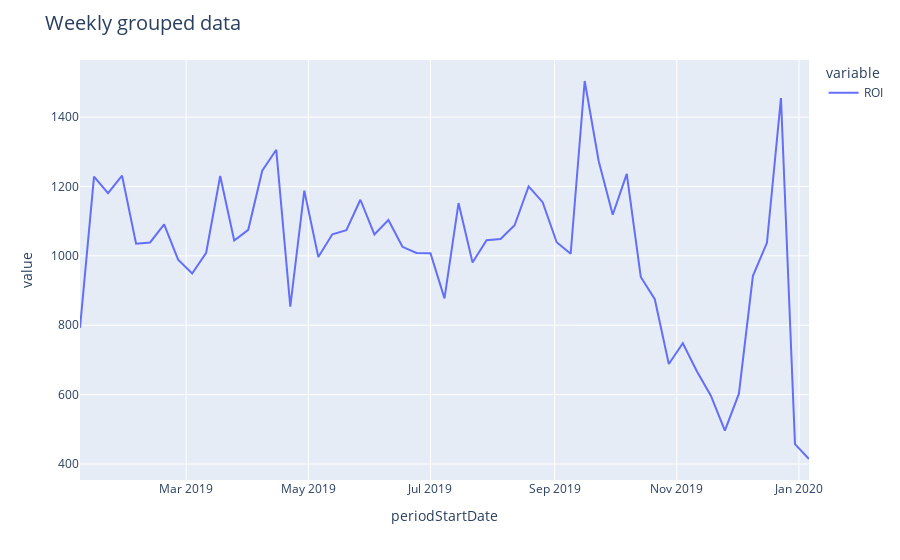

Notebook cell for this chart:
### Code cell
fig6 = group_data_w.plot(group_data_w, x = group_data_w.index, y = ['ROI'])
fig6.update_layout(title_text="Weekly grouped data", title_font=dict(size=20))
fig6.update_layout(uniformtext_minsize=16, uniformtext_mode='hide')
fig6.show()

### Figure 1 — Plotly figure (JSON) as saved in the notebook; plotly's stock layout.template omitted (floating-point values rounded to 4 significant figures)
{"data": [{"hovertemplate": "variable=ROI<br>periodStartDate=%{x}<br>value=%{y}<extra></extra>", "legendgroup": "ROI", "line": {"color": "#636efa", "dash": "solid"}, "mode": "lines", "name": "ROI", "orientation": "v", "showlegend": true, "type": "scatter", "x": ["2019-01-07T00:00:00", "2019-01-14T00:00:00", "2019-01-21T00:00:00", "2019-01-28T00:00:00", "2019-02-04T00:00:00", "2019-02-11T00:00:00", "2019-02-18T00:00:00", "2019-02-25T00:00:00", "2019-03-04T00:00:00", "2019-03-11T00:00:00", "2019-03-18T00:00:00", "2019-03-25T00:00:00", "2019-04-01T00:00:00", "2019-04-08T00:00:00", "2019-04-15T00:00:00", "2019-04-22T00:00:00", "2019-04-29T00:00:00", "2019-05-06T00:00:00", "2019-05-13T00:00:00", "2019-05-20T00:00:00", "2019-05-27T00:00:00", "2019-06-03T00:00:00", "2019-06-10T00:00:00", "2019-06-17T00:00:00", "2019-06-24T00:00:00", "2019-07-01T00:00:00", "2019-07-08T00:00:00", "2019-07-15T00:00:00", "2019-07-22T00:00:00", "2019-07-29T00:00:00", "2019-08-05T00:00:00", "2019-08-12T00:00:00", "2019-08-19T00:00:00", "2019-08-26T00:00:00", "2019-09-02T00:00:00", "2019-09-09T00:00:00", "2019-09-16T00:00:00", "2019-09-23T00:00:00", "2019-09-30T00:00:00", "2019-10-07T00:00:00", "2019-10-14T00:00:00", "2019-10-21T00:00:00", "2019-10-28T00:00:00", "2019-11-04T00:00:00", "2019-11-11T00:00:00", "2019-11-18T00:00:00", "2019-11-25T00:00:00", "2019-12-02T00:00:00", "2019-12-09T00:00:00", "2019-12-16T00:00:00", "2019-12-23T00:00:00", "2019-12-30T00:00:00", "2020-01-06T00:00:00"], "xaxis": "x", "y": [792.5, 1228.0, 1180.0, 1231.0, 1035.0, 1039.0, 1091.0, 988.7, 949.0, 1009.0, 1230.0, 1044.0, 1075.0, 1245.0, 1306.0, 853.6, 1188.0, 996.5, 1062.0, 1074.0, 1162.0, 1061.0, 1103.0, 1026.0, 1008.0, 1008.0, 877.3, 1152.0, 980.8, 1045.0, 1049.0, 1088.0, 1200.0, 1155.0, 1039.0, 1006.0, 1504.0, 1273.0, 1119.0, 1236.0, 939.1, 874.9, 688.1, 747.9, 667.3, 596.8, 496.0, 602.7, 942.5, 1037.0, 1455.0, 457.4, 414.4], "yaxis": "y"}], "layout": {"legend": {"title": {"text": "variable"}, "tracegroupgap": 0}, "margin": {"t": 60}, "title": {"font": {"size": 20}, "text": "Weekly grouped data"}, "uniformtext": {"minsize": 16, "mode": "hide"}, "xaxis": {"anchor": "y", "domain": [0, 1], "title": {"text": "periodStartDate"}}, "yaxis": {"anchor": "x", "domain": [0, 1], "title": {"text": "value"}}}}
